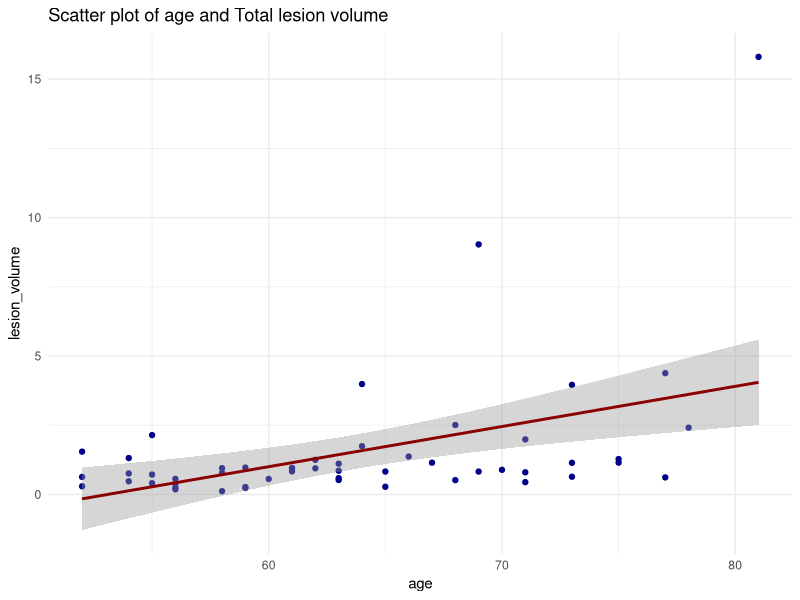
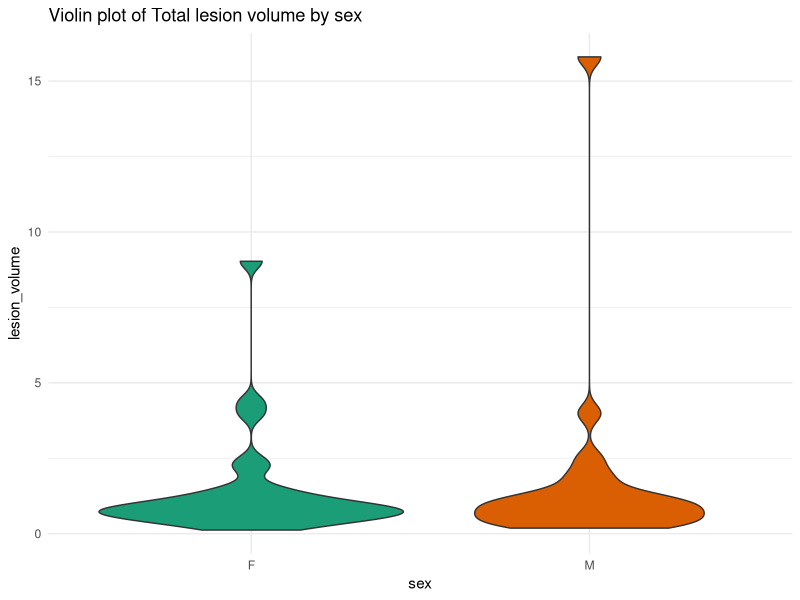
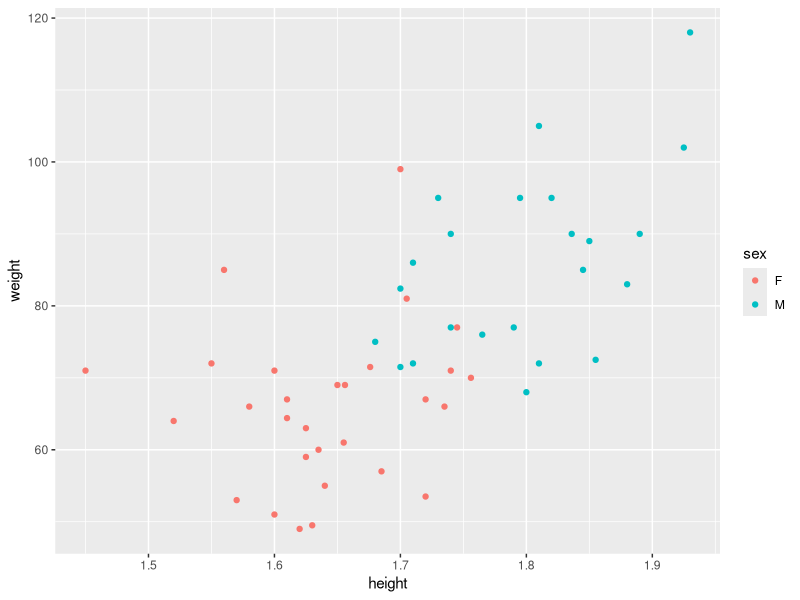
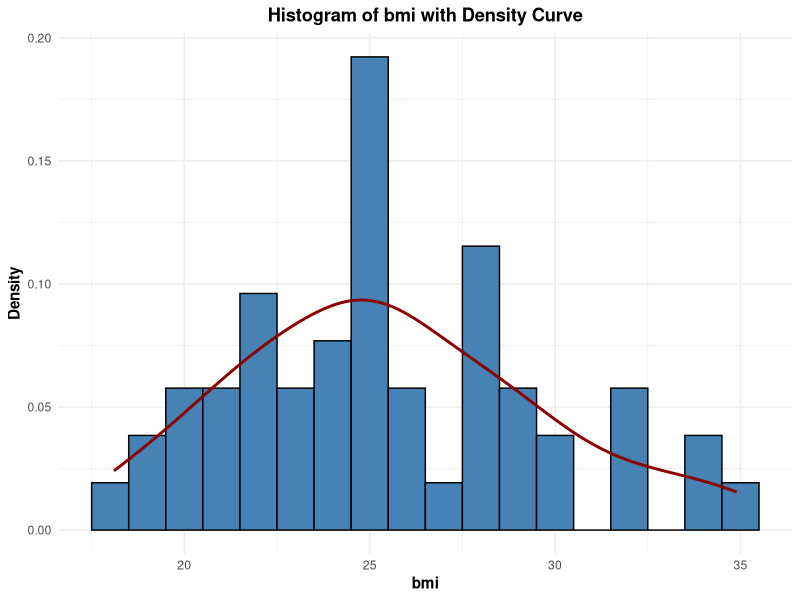
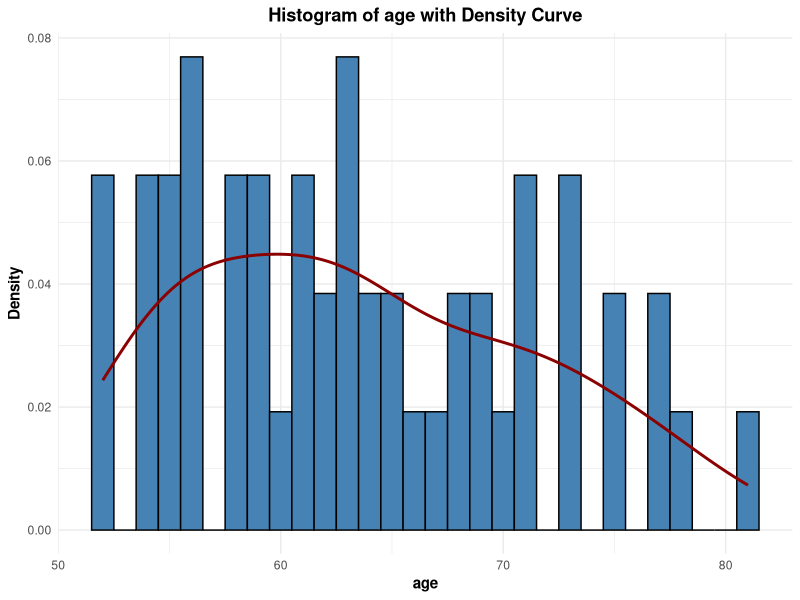
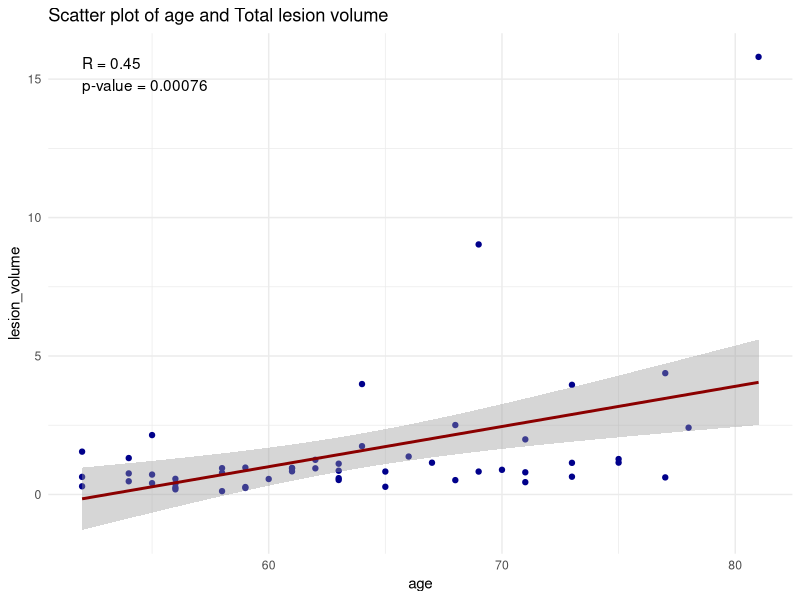
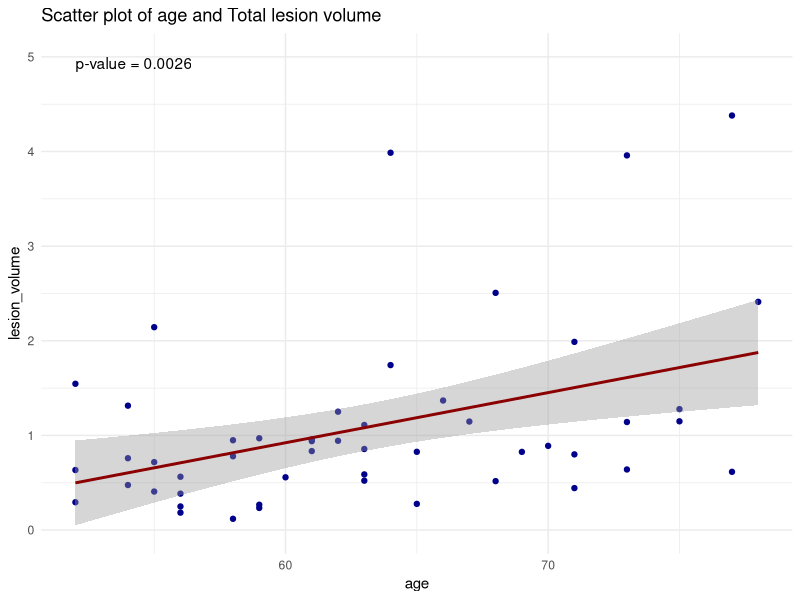
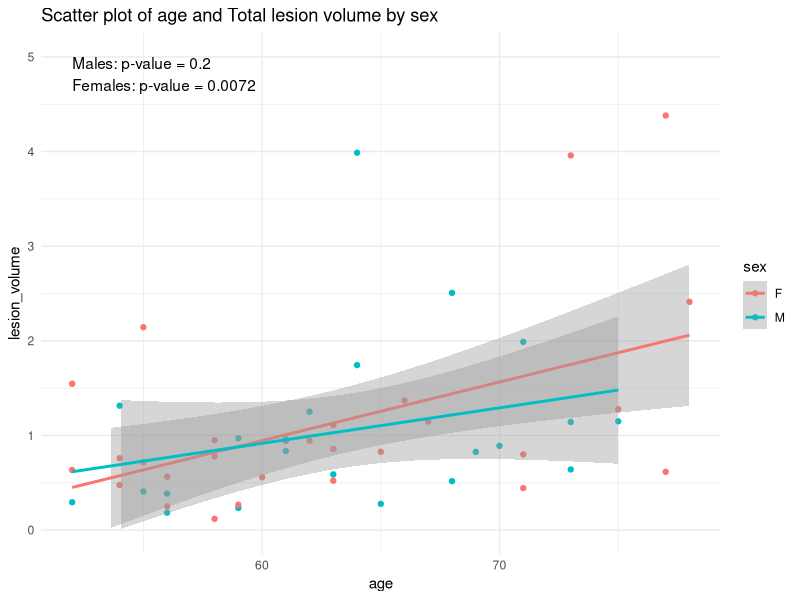

Recreate these plots in R, in order. (Note: this script raises an error after producing the figures.)
## ---- chunk 1
knitr::opts_chunk$set(echo = TRUE)
## ---- chunk 2
library(tidyverse)
library(ggplot2)
library(rmarkdown)
library(ggpubr)
## ---- chunk 3
data <- read_csv("participant_data.csv")
## ---- chunk 4
head(data)
summary(data)
## ---- chunk 5
ggplot(data, aes(x = age, y = `lesion_volume`)) +
  geom_point(color = "darkblue") +
  geom_smooth(method = "lm", se = TRUE, color = "darkred", linetype = "solid") +
  labs(title = "Scatter plot of age and Total lesion volume",
       x = "age",
       y = "lesion_volume") +
  theme_minimal()
## ---- chunk 6
ggplot(data, aes(x = sex, y = `lesion_volume`)) +
  geom_violin(aes(fill = sex), scale = "area", trim = TRUE) +
  scale_fill_brewer(palette = "Dark2") +
  labs(title = "Violin plot of Total lesion volume by sex",
       x = "sex",
       y = "lesion_volume") +
  theme_minimal() +
  theme(legend.position = "none")
## ---- chunk 7
g <- ggplot(data, aes(x=height, y=weight, colour=sex))
g <- g + geom_point()
g
## ---- chunk 8
ggplot(data, aes(x = bmi)) +
  geom_histogram(aes(y = after_stat(density)), binwidth = 1, fill = "steelblue", color = "black") +
  geom_density(color = "darkred", linetype = "solid", linewidth = 1) +
  labs(title = "Histogram of bmi with Density Curve",
       x = "bmi",
       y = "Density") +
  theme_minimal() +
  theme(plot.title = element_text(face = "bold", hjust = 0.5),
        axis.title.x = element_text(face = "bold"),
        axis.title.y = element_text(face = "bold"))
## ---- chunk 9
ggplot(data, aes(x = age)) +
  geom_histogram(aes(y = after_stat(density)), binwidth = 1, fill = "steelblue", color = "black") +
  geom_density(color = "darkred", linetype = "solid", linewidth = 1) +
  labs(title = "Histogram of age with Density Curve",
       x = "age",
       y = "Density") +
  theme_minimal() +
  theme(plot.title = element_text(face = "bold", hjust = 0.5),
        axis.title.x = element_text(face = "bold"),
        axis.title.y = element_text(face = "bold"))
## ---- chunk 10
group_by(data, sex) %>%
  summarise(
    count = n(),
    mean = mean(height, na.rm = TRUE),
    sd = sd(height, na.rm = TRUE)
  )

group_by(data, sex) %>%
  summarise(
    count = n(),
    mean = mean(weight, na.rm = TRUE),
    sd = sd(weight, na.rm = TRUE)
  )
## ---- chunk 11
women<-data[which(data$sex=="F"),] 
men<-data[which(data$sex=="M"),] 

t.test(women$height, men$height)
t.test(women$weight, men$weight)
## ---- chunk 12
# Calculate linear regression
regression <- lm(`lesion_volume` ~ age, data = data)
r_value <- cor(data$age, data$`lesion_volume`)
p_value <- summary(regression)$coefficients[2, "Pr(>|t|)"]

# Create plot
ggplot(data, aes(x = age, y = `lesion_volume`)) +
  geom_point(color = "darkblue") +
  geom_smooth(method = "lm", se = TRUE, color = "darkred", linetype = "solid") +
  labs(title = "Scatter plot of age and Total lesion volume",
       x = "age",
       y = "lesion_volume") +
  theme_minimal() +
  annotate("text", x = min(data$age), y = max(data$`lesion_volume`),
           label = paste("R = ", round(r_value, 2), "\np-value = ", format.pval(p_value, digits = 2), sep = ""),
           hjust = 0, vjust = 1)
## ---- chunk 13
# Remove 21st and 30th rows
data_removed <- data[-c(21, 30),]

# Perform linear regression
model <- lm(`lesion_volume` ~ age, data = data_removed)
p_value <- summary(model)$coefficients[2, "Pr(>|t|)"]

# Create a scatter plot
ggplot(data_removed, aes(x = age, y = `lesion_volume`)) +
  geom_point(color = "darkblue") +
  geom_smooth(method = "lm", se = TRUE, color = "darkred", linetype = "solid") +
  labs(title = "Scatter plot of age and Total lesion volume",
       x = "age",
       y = "lesion_volume") +
  scale_y_continuous(limits = c(0, 5)) +
  theme_minimal() +
  annotate("text", x = min(data_removed$age), y = 5,
           label = paste("p-value = ", format.pval(p_value, digits = 2), sep = ""),
           hjust = 0, vjust = 1)
## ---- chunk 14
# Perform linear regression for each sex
model_male <- lm(`lesion_volume` ~ age, data = data_removed[data_removed$sex == "M",])
model_female <- lm(`lesion_volume` ~ age, data = data_removed[data_removed$sex == "F",])

# Extract p-values
p_value_male <- summary(model_male)$coefficients[2, "Pr(>|t|)"]
p_value_female <- summary(model_female)$coefficients[2, "Pr(>|t|)"]

# Create a scatter plot separating Males and Females
ggplot(data_removed, aes(x = age, y = `lesion_volume`, color = sex)) +
  geom_point() +
  geom_smooth(method = "lm", se = TRUE, linetype = "solid") +
  labs(title = "Scatter plot of age and Total lesion volume by sex",
       x = "age",
       y = "lesion_volume") +
  scale_y_continuous(limits = c(0, 5)) +
  theme_minimal() +
  annotate("text", x = min(data_removed$age), y = 5,
           label = paste("Males: p-value = ", format.pval(p_value_male, digits = 2), "\nFemales: p-value = ", format.pval(p_value_female, digits = 2), sep = ""),
           hjust = 0, vjust = 1)
## ---- chunk 15
rt_data <- read_csv("rt_data.csv")
## ---- chunk 16
# 1) Plot correct_percent against age
plot(rt_data$Age, rt_data$correct_percent, xlab = "age", ylab = "Correct %", pch = 16)

# Add a line of best fit
lm_model <- lm(rt_data$correct_percent ~ rt_data$Age)
abline(lm_model)

# Add the p-value to the plot
p_value <- summary(lm_model)$coefficients[2,4]
text(mean(rt_data$Age), mean(rt_data$correct_percent), paste0("p-value = ", round(p_value, 4)), pos = 3)

# 2) Plot correct_rt against age
plot(rt_data$Age, rt_data$correct_rt, xlab = "age", ylab = "Correct RT", pch = 16)

# Add a line of best fit
lm_model <- lm(rt_data$correct_rt ~ rt_data$Age)
abline(lm_model)

# Add the p-value to the plot
p_value <- summary(lm_model)$coefficients[2,4]
text(mean(rt_data$Age), mean(rt_data$correct_rt), paste0("p-value = ", round(p_value, 4)), pos = 3)
## ---- chunk 17
# 3) Plot correct_percent and correct_rt against age, separated by sex with line of best fit and p-value
par(mfrow = c(1, 2))
plot(rt_data$Age[rt_data$Sex == "M"], rt_data$correct_percent[rt_data$Sex == "M"], xlab = "age", ylab = "Correct % for males", col = "blue", pch = 16)
abline(lm(rt_data$correct_percent[rt_data$Sex == "M"] ~ rt_data$Age[rt_data$Sex == "M"]), col = "blue")
pval <- summary(lm(rt_data$correct_percent[rt_data$Sex == "M"] ~ rt_data$Age[rt_data$Sex == "M"]))$coefficients[2, 4]
text(50, 100, paste("p = ", round(pval, 3)), col = "blue")

plot(rt_data$Age[rt_data$Sex == "F"], rt_data$correct_percent[rt_data$Sex == "F"], xlab = "age", ylab = "Correct % for females", col = "red", pch = 16)
abline(lm(rt_data$correct_percent[rt_data$Sex == "F"] ~ rt_data$Age[rt_data$Sex == "F"]), col = "red")
pval <- summary(lm(rt_data$correct_percent[rt_data$Sex == "F"] ~ rt_data$Age[rt_data$Sex == "F"]))$coefficients[2, 4]
text(50, 100, paste("p = ", round(pval, 3)), col = "red")
## ---- chunk 18
# 4) Plot correct_percent against lesion_volume
plot(rt_data$lesion_volume, rt_data$correct_percent, xlab = "Lesion volume", ylab = "Correct %", pch = 16)

# Add a line of best fit
lm_model <- lm(rt_data$correct_percent ~ rt_data$lesion_volume)
abline(lm_model)

# Add the p-value to the plot
p_value <- summary(lm_model)$coefficients[2,4]
text(mean(rt_data$lesion_volume), mean(rt_data$correct_percent), paste0("p-value = ", round(p_value, 4)), pos = 3)

# 5) Plot correct_percent against lesion_number
plot(rt_data$lesion_number, rt_data$correct_percent, xlab = "Lesion number", ylab = "Correct %", pch = 16)

# Add a line of best fit
lm_model <- lm(rt_data$correct_percent ~ rt_data$lesion_number)
abline(lm_model)

# Add the p-value to the plot
p_value <- summary(lm_model)$coefficients[2,4]
text(mean(rt_data$lesion_number), mean(rt_data$correct_percent), paste0("p-value = ", round(p_value, 4)), pos = 3)

# 6) Plot correct_rt against lesion_volume
plot(rt_data$lesion_volume, rt_data$correct_rt, xlab = "Lesion volume", ylab = "Correct RT", pch = 16)

# Add a line of best fit
lm_model <- lm(rt_data$correct_rt ~ rt_data$lesion_volume)
abline(lm_model)

# Add the p-value to the plot
p_value <- summary(lm_model)$coefficients[2,4]
text(mean(rt_data$lesion_volume), mean(rt_data$correct_rt), paste0("p-value = ", round(p_value, 4)), pos = 3)

# 7) Plot correct_rt against lesion_number
plot(rt_data$lesion_number, rt_data$correct_rt, xlab = "Lesion number", ylab = "Correct RT", pch = 16)

# Add a line of best fit
lm_model <- lm(rt_data$correct_rt ~ rt_data$lesion_number)
abline(lm_model)

# Add the p-value to the plot
p_value <- summary(lm_model)$coefficients[2,4]
text(mean(rt_data$lesion_number), mean(rt_data$correct_rt), paste0("p-value = ", round(p_value, 4)), pos = 3)
## ---- chunk 19
# 8) Plot correct_percent and correct_rt against lesion_volume and lesion_number, separated by sex with line of best fit and p-value
par(mfrow = c(2, 2))

plot(rt_data$lesion_volume[rt_data$Sex == "M"], rt_data$correct_percent[rt_data$Sex == "M"], xlab = "Lesion volume", ylab = "Correct % for males", col = "blue", pch = 16)
abline(lm(rt_data$correct_percent[rt_data$Sex == "M"] ~ rt_data$lesion_volume[rt_data$Sex == "M"]), col = "blue")
pval <- summary(lm(rt_data$correct_percent[rt_data$Sex == "M"] ~ rt_data$lesion_volume[rt_data$Sex == "M"]))$coefficients[2, 4]
text(4, 90, paste("p = ", round(pval, 3)), col = "blue")

plot(rt_data$lesion_volume[rt_data$Sex == "F"], rt_data$correct_percent[rt_data$Sex == "F"], xlab = "Lesion volume", ylab = "Correct % for females", col = "red", pch = 16)
abline(lm(rt_data$correct_percent[rt_data$Sex == "F"] ~ rt_data$lesion_volume[rt_data$Sex == "F"]), col = "red")
pval <- summary(lm(rt_data$correct_percent[rt_data$Sex == "F"] ~ rt_data$lesion_volume[rt_data$Sex == "F"]))$coefficients[2, 4]
text(4, 90, paste("p = ", round(pval, 3)), col = "red")

plot(rt_data$lesion_number[rt_data$Sex == "M"], rt_data$correct_rt[rt_data$Sex == "M"], xlab = "Lesion number", ylab = "Correct RT for males", col = "blue", pch = 16)
abline(lm(rt_data$correct_rt[rt_data$Sex == "M"] ~ rt_data$lesion_number[rt_data$Sex == "M"]), col = "blue")
pval <- summary(lm(rt_data$correct_rt[rt_data$Sex == "M"] ~ rt_data$lesion_number[rt_data$Sex == "M"]))$coefficients[2, 4]
text(12, 4, paste("p = ", round(pval, 3)), col = "blue")

plot(rt_data$lesion_number[rt_data$Sex == "F"], rt_data$correct_rt[rt_data$Sex == "F"], xlab = "Lesion number", ylab = "Correct RT for females", col = "red", pch = 16)
abline(lm(rt_data$correct_rt[rt_data$Sex == "F"] ~ rt_data$lesion_number[rt_data$Sex == "F"]), col = "red")
pval <- summary(lm(rt_data$correct_rt[rt_data$Sex == "F"] ~ rt_data$lesion_number[rt_data$Sex == "F"]))$coefficients[2, 4]
text(12, 4, paste("p = ", round(pval, 3)), col = "red")
## ---- chunk 20
subset_male <- subset(rt_data, sex == "M")
subset_female <- subset(rt_data, sex == "F")

# Correlation between correct_percent and age (males only)
cor_result <- cor.test(subset_male$correct_percent, subset_male$age)
cat("Correlation between correct_percent and age (males only):\n")
cat(paste("Correlation coefficient: ", cor_result$estimate, "\n"))
cat(paste("p-value: ", cor_result$p.value, "\n\n"))

# Correlation between correct_percent and age (females only)
cor_result <- cor.test(subset_female$correct_percent, subset_female$age)
cat("Correlation between correct_percent and age (females only):\n")
cat(paste("Correlation coefficient: ", cor_result$estimate, "\n"))
cat(paste("p-value: ", cor_result$p.value, "\n\n"))

# Correlation between correct_percent and lesion_volume (males only)
cor_result <- cor.test(subset_male$correct_percent, subset_male$lesion_volume)
cat("Correlation between correct_percent and lesion_volume (males only):\n")
cat(paste("Correlation coefficient: ", cor_result$estimate, "\n"))
cat(paste("p-value: ", cor_result$p.value, "\n\n"))

# Correlation between correct_percent and lesion_volume (females only)
cor_result <- cor.test(subset_female$correct_percent, subset_female$lesion_volume)
cat("Correlation between correct_percent and lesion_volume (females only):\n")
cat(paste("Correlation coefficient: ", cor_result$estimate, "\n"))
cat(paste("p-value: ", cor_result$p.value, "\n\n"))

# Correlations between correct_rt and age/lesion_volume (males/females)
cor_result <- cor.test(subset_male$correct_rt, subset_male$age)
cat("Correlation between correct_rt and age (males only):\n")
cat(paste("Correlation coefficient: ", cor_result$estimate, "\n"))
cat(paste("p-value: ", cor_result$p.value, "\n\n"))

cor_result <- cor.test(subset_female$correct_rt, subset_female$age)
cat("Correlation between correct_rt and age (females only):\n")
cat(paste("Correlation coefficient: ", cor_result$estimate, "\n"))
cat(paste("p-value: ", cor_result$p.value, "\n\n"))

cor_result <- cor.test(subset_male$correct_rt, subset_male$lesion_volume)
cat("Correlation between correct_rt and lesion_volume (males only):\n")
cat(paste("Correlation coefficient: ", cor_result$estimate, "\n"))
cat(paste("p-value: ", cor_result$p.value, "\n\n"))

cor_result <- cor.test(subset_female$correct_rt, subset_female$lesion_volume)
cat("Correlation between correct_rt and lesion_volume (females only):\n")
cat(paste("Correlation coefficient: ", cor_result$estimate, "\n"))
cat(paste("p-value: ", cor_result$p.value, "\n\n"))
